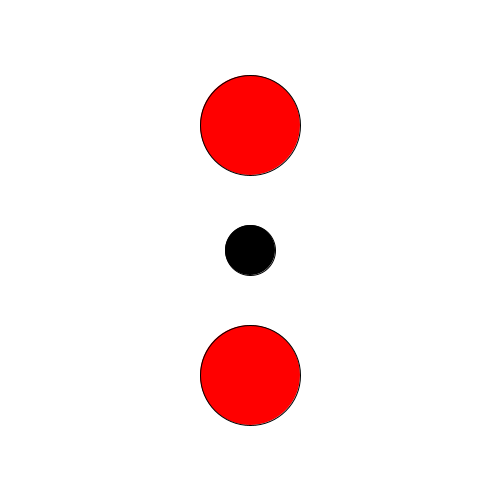
Frame 1 (no input)
Frame 60 (the mouse pressed at the canvas centre just before this capture): identical to frame 1, image omitted
Frame 120 (the mouse held since frame 60 and released just before this capture): identical to frame 1, image omitted

The Processing sketch that drew this single still picture (run headless with seeded random() and noise(); from frame 60 on, the mouse is pressed at the canvas centre):

// Processing sketch: drill18
// ── drill18.pde
float x = 250;
float y = 250;
float speed = 1;
float ob1_x = 250;
float ob1_y = 125;
float ob2_x = 250;
float ob2_y = 375;
void setup() {
    size(500,500);
}

void draw() {
    background(255);
    fill(0);
    ellipse(x, y, 50, 50);
    fill(255,0,0);
    ellipse(ob1_x, ob1_y, 100, 100);
    ellipse(ob2_x, ob2_y, 100, 100);
    if (keyPressed) {
        if (keyCode == UP && y-25 > 0) {
            float dst1 = dist(x, y-speed, ob1_x, ob1_y);
            float dst2 = dist(x, y-speed, ob2_x, ob2_y);
            if (dst1 > 75 && dst2 > 75) {
                y -= speed;
            }
        }
        if (keyCode == DOWN && y+25 < height) {
            float dst1 = dist(x, y+speed, ob1_x, ob1_y);
            float dst2 = dist(x, y+speed, ob2_x, ob2_y);
            if (dst1 > 75 && dst2 > 75) {
                y += speed;
            }
        }
        if (keyCode == LEFT && x-25 > 0) {
            float dst1 = dist(x-speed, y, ob1_x, ob1_y);
            float dst2 = dist(x-speed, y, ob2_x, ob2_y);
            if (dst1 > 75 && dst2 > 75) {
                x -= speed;
            }
        }
        if (keyCode == RIGHT && x+25 < width) {
            float dst1 = dist(x+speed, y, ob1_x, ob1_y);
            float dst2 = dist(x+speed, y, ob2_x, ob2_y);
            if (dst1 > 75 && dst2 > 75) {
                x += speed;
            }
        }
    }
}
